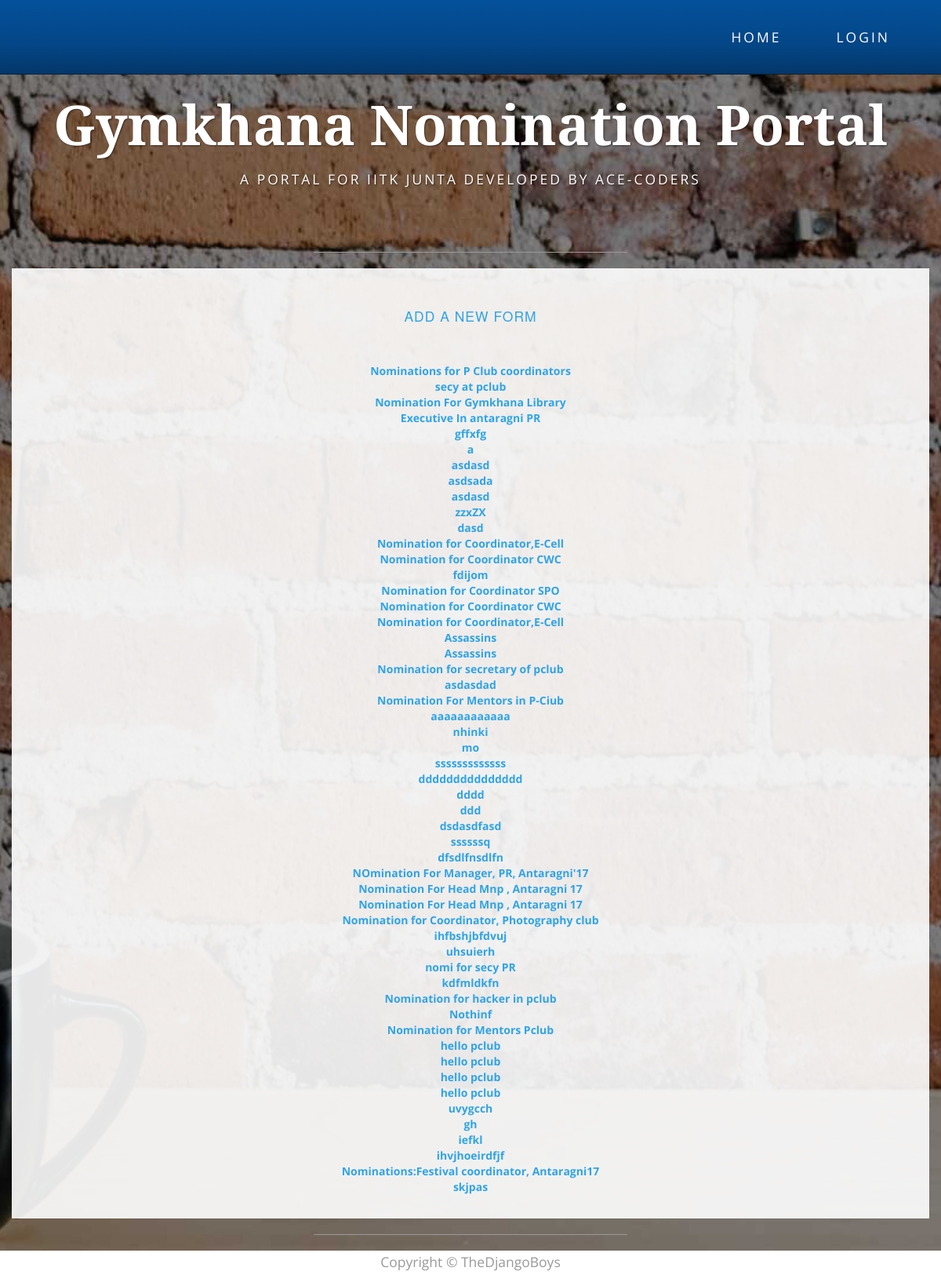
Before: /forms/ with the older database file.
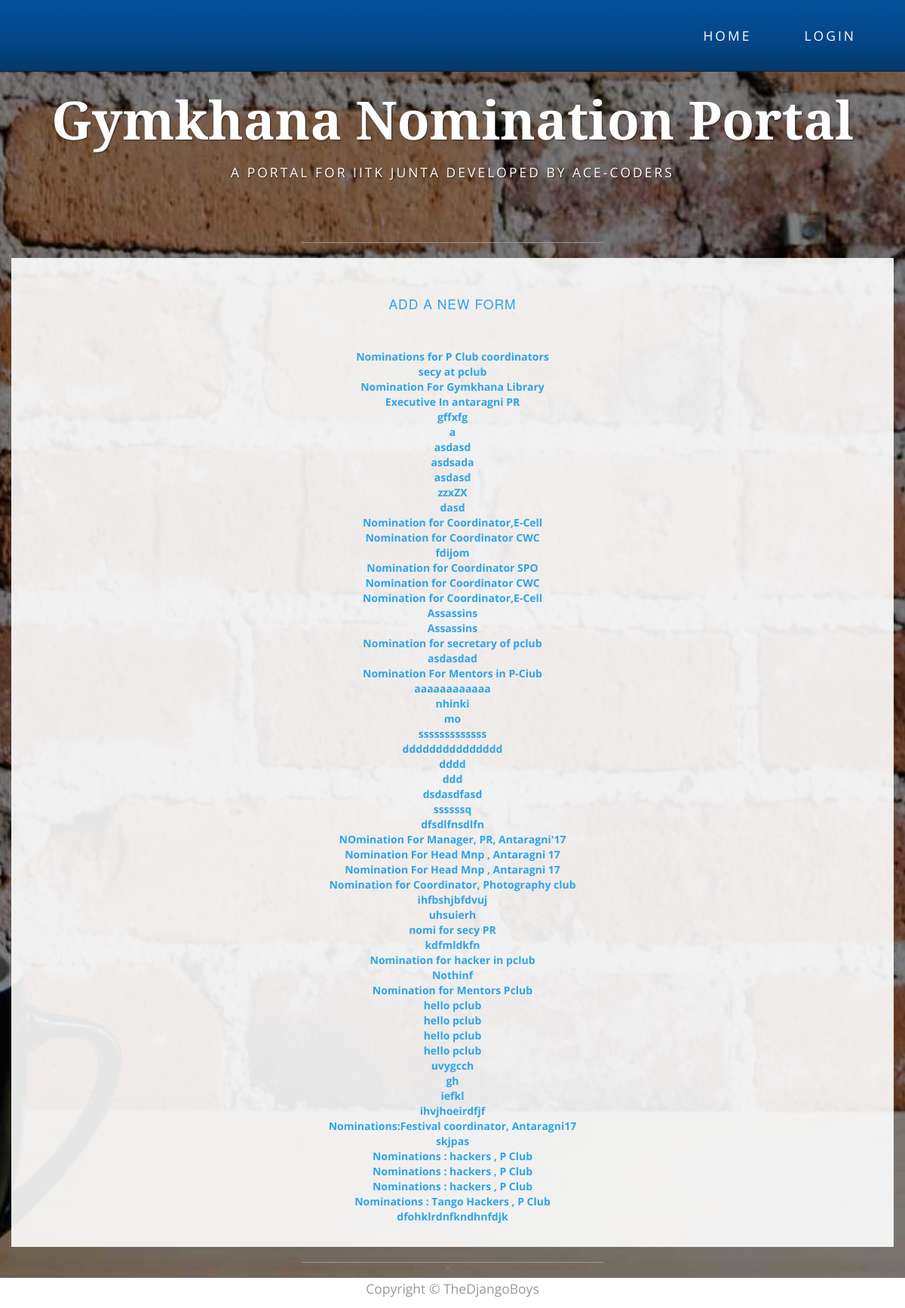
After: the same page with the newer database file.
### forms/models.py (models this page shows, shortened)
class Questionnaire(models.Model):
    name = models.CharField(max_length=100, null=True)
    description = models.TextField(max_length=1000)
    status = models.CharField(max_length=100, null=True, blank=True)

### forms/views.py (the view)
def index(request):
    forms = Questionnaire.objects.all()
    return render(request, 'forms/index.html', context={'forms': forms})

### nomi/global_contexts.py (called while the page is built)
def context(request):
    if request.user.is_authenticated:
        my_profile = UserProfile.objects.get(user=request.user)
        my_posts = Post.objects.filter(post_holders=request.user)
        return {'my_posts':my_posts,'my_profile':my_profile}
    else:
        return {'my_posts': 0, 'my_profile': 0}

### forms/templates/forms/index.html (shortened to what this page needs)
{% extends "index.html" %}
{% load staticfiles %}
{% block content %}
<div class="container box">
    <div class="row">
        <div class="col-lg-12">
            <h2 class="intro-text text-center">
                <a href="{% url 'forms:build_form' %}">Add a new form</a>
            </h2>
            <br>
            <br>
            {% for form in forms %}
            <div class="row text-center">
                <a href="{% url 'forms:show_form' form.id %}"> <strong>{{form.name}}</strong></a>
            </div>
            {% endfor%}
        </div>
    </div>
</div>
{% endblock content %}

Changed rows visible on the page:
added Questionnaire: name "Nominations : hackers , P Club"
added Questionnaire: name "Nominations : hackers , P Club"
added Questionnaire: name "Nominations : hackers , P Club"
added Questionnaire: name "Nominations : Tango Hackers , P Club"
added Questionnaire: name "dfohklrdnfkndhnfdjk"
